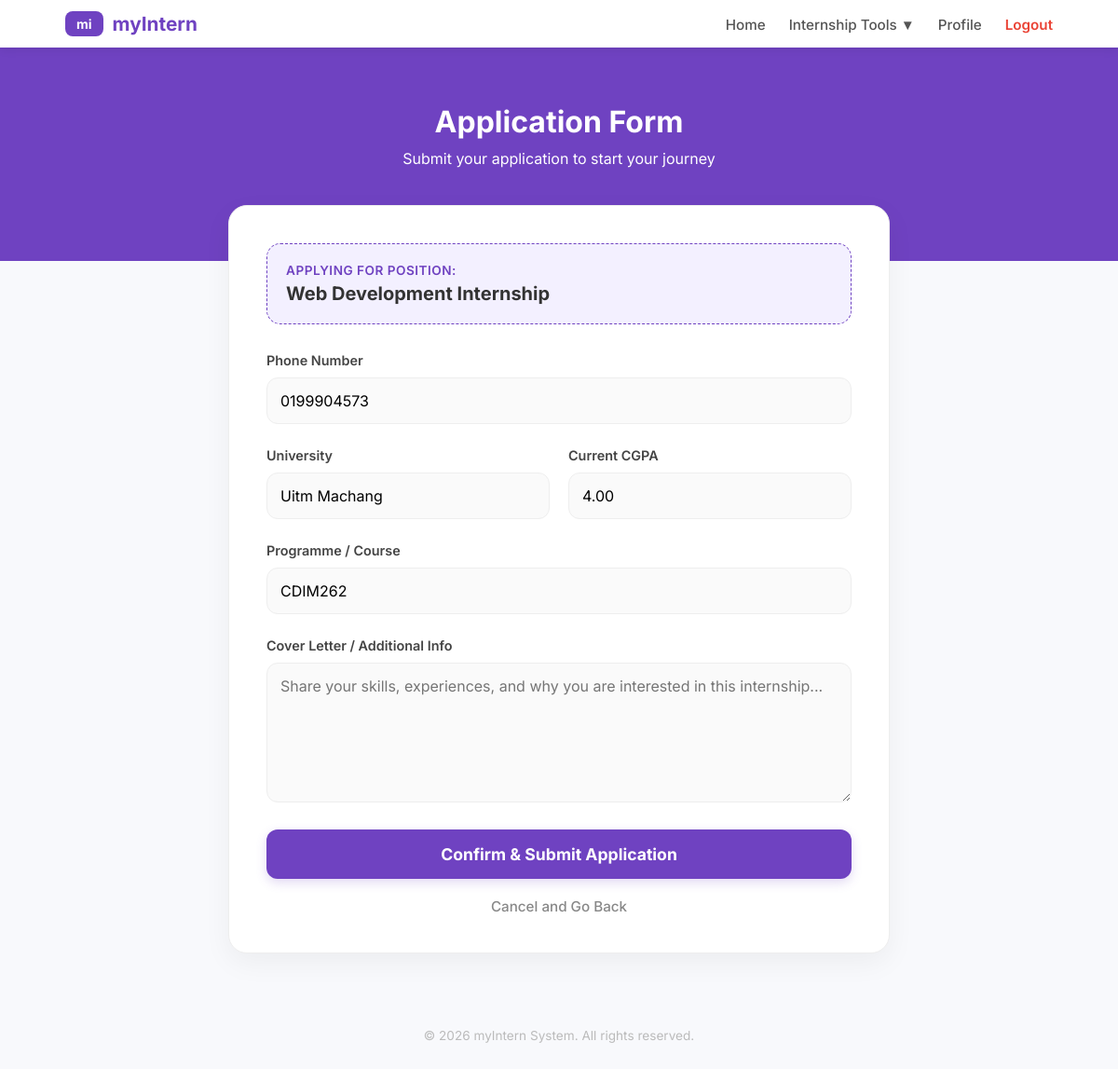
Before: /apply_form.php?id=5 (signed in) with the older database file.
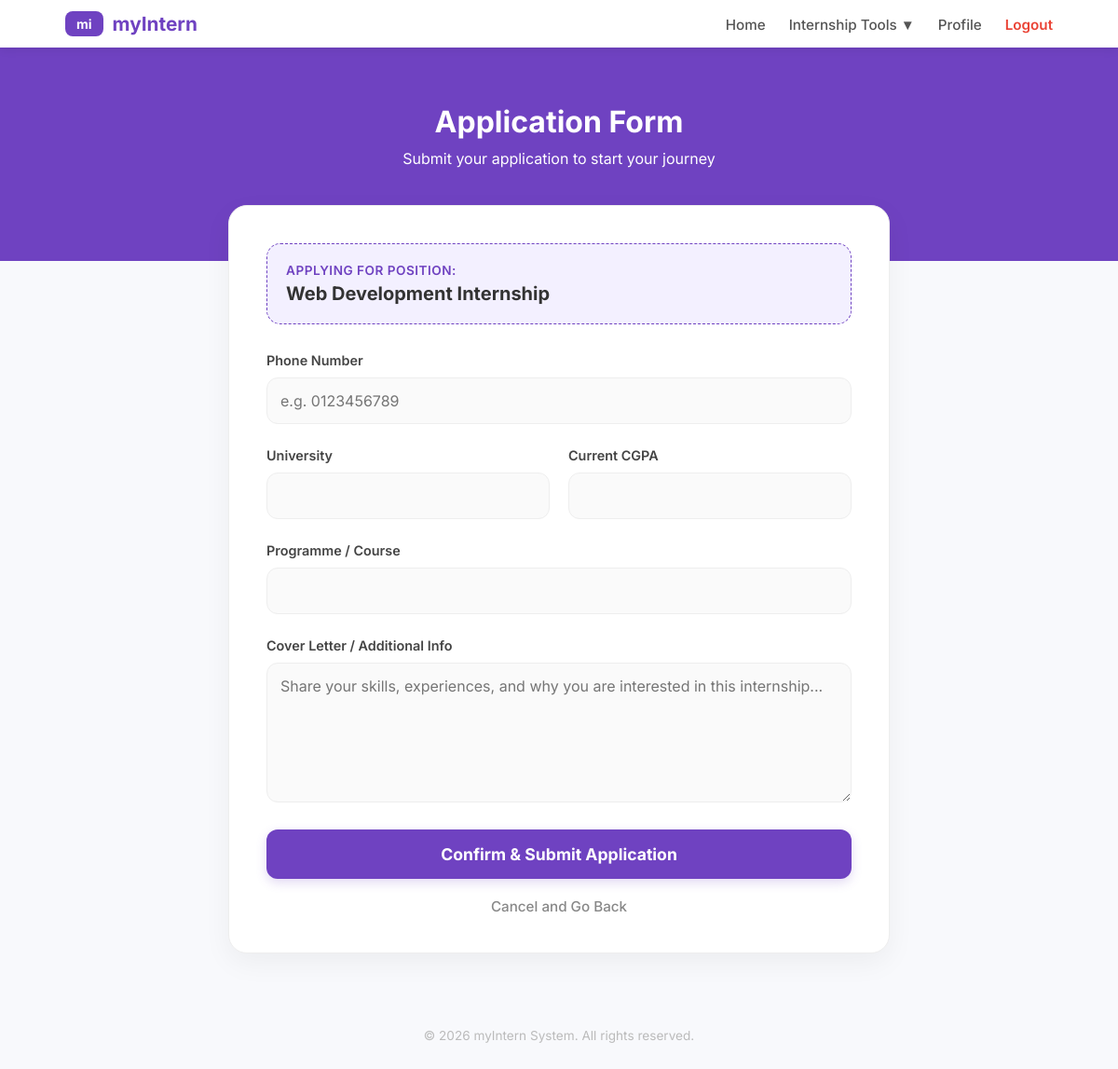
After: the same page with the newer database file.
### tables this page shows
CREATE TABLE `students` (
  `student_id` int(11) NOT NULL,
  `user_id` int(11) NOT NULL,
  `student_name` varchar(100) NOT NULL,
  `student_number` varchar(20) NOT NULL,
  `programme` varchar(100) DEFAULT NULL,
  `company_name` varchar(255) DEFAULT NULL,
  `university` varchar(255) DEFAULT NULL,
  `cgpa` decimal(3,2) DEFAULT NULL,
  `profile_pic` varchar(255) DEFAULT 'default.png',
  `faculty` varchar(100) DEFAULT NULL,
  `phone` varchar(20) DEFAULT NULL,
  `internship_status` enum('applied','approved','completed') DEFAULT 'applied',
  `status` varchar(20) DEFAULT 'Applied'
);

### apply_form.php (the view, shortened to what this page needs)
<?php
require 'db_connect.php';
$ad_id = isset($_GET['id']) ? intval($_GET['id']) : 0;
$user_id = $_SESSION['user_id'];
$stmt = $conn->prepare("SELECT * FROM students WHERE user_id = ?");
$stmt->bind_param("i", $user_id);
$stmt->execute();
$student = $stmt->get_result()->fetch_assoc();
$ad_stmt = $conn->prepare("SELECT title FROM internship_ads WHERE ad_id = ?");
$ad_stmt->bind_param("i", $ad_id);
$ad_stmt->execute();
$ad_info = $ad_stmt->get_result()->fetch_assoc();
?>
<!DOCTYPE html>
<html lang="en">
<head>
    <link rel="stylesheet" href="css/apply_form.css">
</head>
<body>
<nav class="navbar">
    <div class="nav-container">
        <a href="applicant.php" class="nav-brand">
            <div>mi</div> <span>myIntern</span>
        </a>
        <ul class="nav-menu">
            <li><a href="applicant.php">Home</a></li>
            <li class="dropdown">
                <a href="#">Internship Tools ▼</a>
            </li>
            <li><a href="profile.php">Profile</a></li>
            <li><a href="logout.php" style="color:#ea4335; font-weight:600;">Logout</a></li>
        </ul>
    </div>
</nav>
<div class="header-section">
    <h1>Application Form</h1>
    <p>Submit your application to start your journey</p>
</div>
<div class="container">
    <div class="form-card">
        <div class="apply-target">
            <p>Applying for position:</p>
            <h3><?php echo htmlspecialchars($ad_info['title']); ?></h3>
        </div>
        <form action="submit_application.php" method="POST">
            <div class="form-group">
                <label>Phone Number</label>
                <input type="text" name="phone" value="<?php echo htmlspecialchars($student['phone']); ?>" placeholder="e.g. 0123456789" required>
            </div>
            <div class="info-grid">
                <div class="form-group">
                    <label>University</label>
                    <input type="text" name="university" value="<?php echo htmlspecialchars($student['university']); ?>" required>
                </div>
                <div class="form-group">
                    <label>Current CGPA</label>
                    <input type="number" step="0.01" name="cgpa" value="<?php echo htmlspecialchars($student['cgpa']); ?>" required>
                </div>
            </div>
            <div class="form-group">
                <label>Programme / Course</label>
                <input type="text" name="programme" value="<?php echo htmlspecialchars($student['programme']); ?>" required>
            </div>
            <div class="form-group">
                <label>Cover Letter / Additional Info</label>
                <textarea name="additional_info" rows="6" placeholder="Share your skills, experiences, and why you are interested in this internship..."></textarea>
            </div>
            <button type="submit" class="btn-submit">Confirm & Submit Application</button>
            <a href="internship_details.php?id=<?php echo $ad_id; ?>" class="btn-cancel">Cancel and Go Back</a>
        </form>
    </div>
</div>
<footer style="text-align: center; padding: 30px 0; color: #bbb; font-size: 0.85rem;">
    &copy; 2026 myIntern System. All rights reserved.
</footer>
</body>
</html>

Changed rows visible on the page:
removed students: phone "0199904573", university "Uitm Machang", cgpa "4.00", programme "CDIM262"
